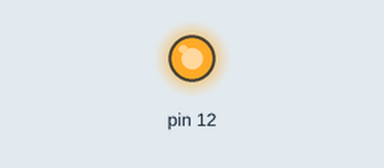
Recording of a sketch running on a simulated Arduino Uno, built with avr-gcc and run on an emulated ATmega328P. Parts: output pins drawn as LEDs (lit = HIGH).

Above: at 0.7 s.
At 4.9 s:
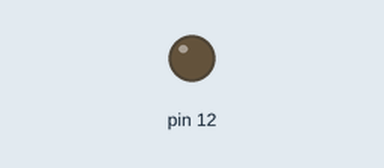
Timing chart, 0 to 6.8 s (numbered marks = the images above):
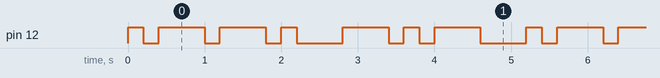

The sketch:

zadanie1na4.ino
```cpp
int interval;

void setup() {
  pinMode(12, OUTPUT);
  interval = 200;
}


void flash(int pin, int pdelay)
{
 digitalWrite(pin, HIGH);
 delay(pdelay);
 digitalWrite(pin, LOW);
}
void dot(int pin)
{
  flash(pin, interval);
  delay(interval);
}
void dash(int pin)
{
  flash(pin, interval*3);
  delay(interval);
}
void space(int pin)
{
  delay(interval*2);
}

void loop() {
  //P
  dot(12);
  dash(12);
  dash(12);
  dot(12);

  space(12);
  //K

  dash(12);
  dot(12);
  dash(12);

  space(12);
}
```

Measured:
- by itself, pin 12: repeats every 5.2 s: 2 × (LOW 0.20 s, HIGH 0.60 s), LOW 0.20 s, HIGH 0.20 s, LOW 0.60 s, HIGH 0.60 s, LOW 0.20 s, HIGH 0.20 s, LOW 0.20 s, HIGH 0.60 s, LOW 0.60 s, HIGH 0.20 s
- by itself, everything shown: repeats every 5.2 s, in 14 steps
